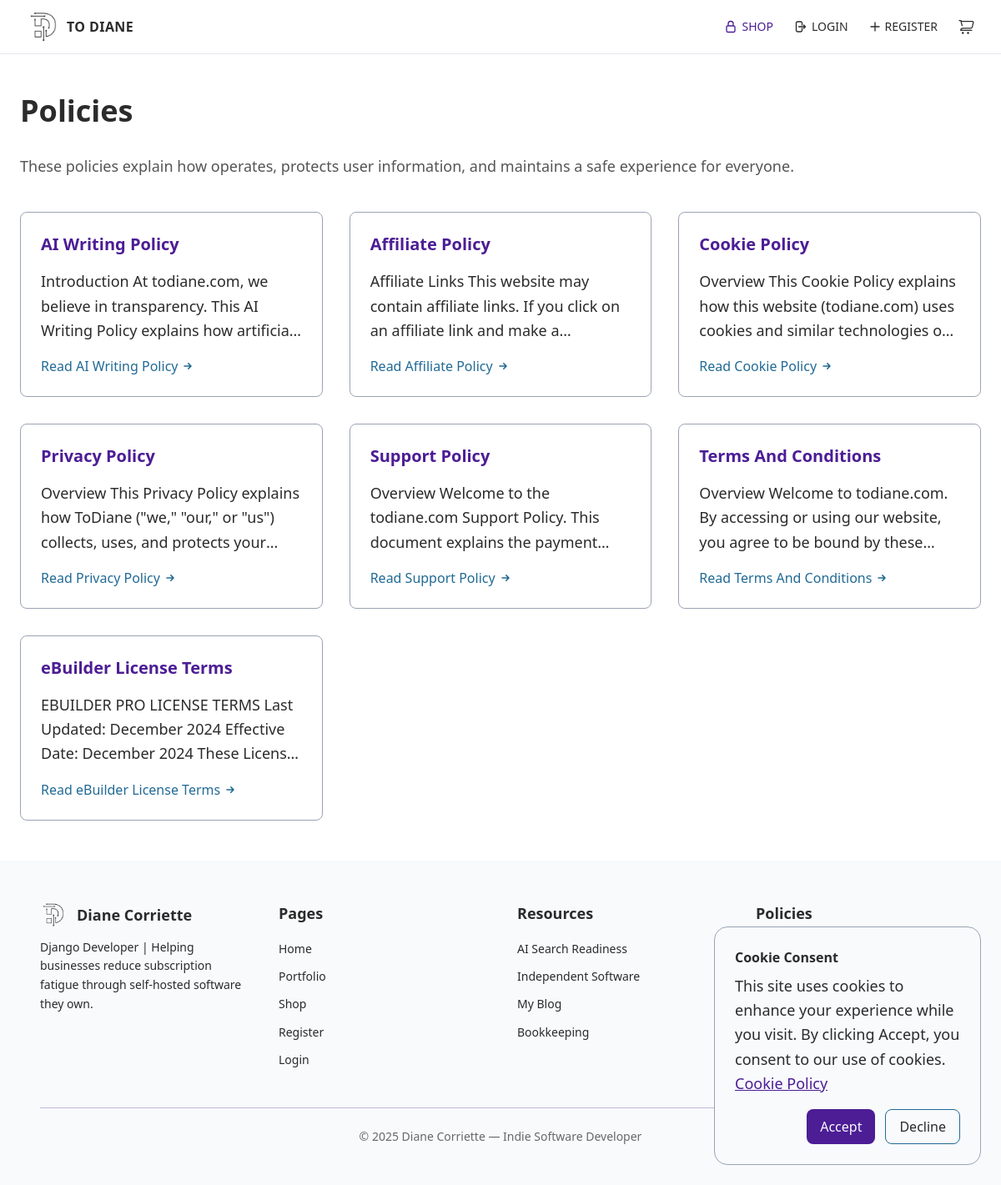
The app's page /infopages/policies/ with its own data.
### infopages/models.py (models this page shows, shortened)
class InfoPage(models.Model):
    PAGE_TYPE_CHOICES = [
        ("doc", "Documentation"),
        ("policy", "Policy"),
    ]
    title = models.CharField(max_length=150)
    slug = models.SlugField(
        unique=True, help_text="Used in the page URL, e.g. /policies/terms/"
    )
    page_type = models.CharField(max_length=10, choices=PAGE_TYPE_CHOICES)
    category = models.ForeignKey(
        Category,
        on_delete=models.SET_NULL,
        blank=True,
        null=True,
        related_name="pages",
        help_text="Optional category for grouping related documentation pages.",
    )
    content = HTMLField(
        help_text="Main page content. You can use headings, lists, and links."
    )
    last_updated = models.DateTimeField(auto_now=True)
    published = models.BooleanField(default=True)
    class Meta:
        ordering = ["page_type", "title"]
        verbose_name = "Info Page"
        verbose_name_plural = "Info Pages"
    def get_absolute_url(self):
        if self.page_type == "policy":
            return reverse("infopages:policy_detail", kwargs={"slug": self.slug})
        return reverse("infopages:doc_detail", kwargs={"slug": self.slug})

### infopages/views.py (the view)
# urls.py: path("policies/", views.PolicyListView.as_view(), name="policy_index"),
class PolicyListView(ListView):
    model = InfoPage
    template_name = "infopages/policy_index.html"
    context_object_name = "pages"
    def get_queryset(self):
        return InfoPage.objects.filter(page_type="policy", published=True)

### core/context_processors.py (called while the page is built)
def dashboard_announcement(request):
    announcement = DashboardAnnouncement.objects.order_by("-updated").first()
    return {"dashboard_announcement": announcement}

### shop/cart.py (called while the page is built)
    def __len__(self):
        return sum(item["quantity"] for item in self.cart.values())

### shop/context_processors.py (called while the page is built)
def cart(request):
    return {"cart": Cart(request)}

### infopages/templates/infopages/policy_index.html (shortened to what this page needs)
{% extends "base.html" %}
{% load static %}
{% block content %}
<section id="policies-section" class="w-full" aria-labelledby="policies-heading">
  <div class="max-w-7xl mx-auto px-6 py-12">
    <h1 id="policies-heading" class="text-4xl font-bold mb-8">
      Policies
    </h1>
    <p class="text-[color:var(--color-font-main)]/80 mb-10 max-w-5xl">
      These policies explain how {{ site.name }} operates, protects user information, and maintains a safe experience for everyone.
    </p>
    <div class="grid gap-8 sm:grid-cols-2 lg:grid-cols-3" role="list">
      {% for page in pages %}
      <article id="policy-{{ page.slug }}" role="listitem" class="border border-[color:var(--color-brand-accent)] rounded-lg p-6 hover:shadow-md transition-shadow">
        <header>
          <h2 id="title-{{ page.slug }}" class="text-xl font-semibold text-[color:var(--color-brand-primary)] mb-4">
            {{ page.title }}
          </h2>
        </header>
        <p class="text-[color:var(--color-font-main)] mb-4 line-clamp-3">
          {{ page.content|striptags|truncatewords:25 }}
        </p>
        <a href="{{ page.get_absolute_url }}"
           aria-labelledby="title-{{ page.slug }}"
           class="inline-flex items-center text-[color:var(--color-brand-secondary)] hover:text-[color:var(--color-brand-primary)] transition-colors">
          Read {{ page.title }}
          <svg class="w-4 h-4 ml-1" fill="currentColor" viewBox="0 0 20 20" aria-hidden="true">
            <path fill-rule="evenodd" d="M10.293 5.293a1 1 0 011.414 0l4 4a1 1 0 010 1.414l-4 4a1 1 0 01-1.414-1.414L12.586 11H5a1 1 0 110-2h7.586l-2.293-2.293a1 1 0 010-1.414z" clip-rule="evenodd"></path>
          </svg>
        </a>
      </article>
      {% empty %}
      <p>No policies have been added yet.</p>
      {% endfor %}
    </div>
  </div>
</section>
{% endblock %}

### records on screen
InfoPage: title "AI Writing Policy", content "Introduction At todiane.com, we believe in transparency. This AI Writing Policy explains how…"
InfoPage: title "Affiliate Policy", content "Affiliate Links This website may contain affiliate links. If you click on an affiliate link and make…"
InfoPage: title "Cookie Policy", content "Overview This Cookie Policy explains how this website (todiane.com) uses cookies and similar technologies…"
InfoPage: title "Privacy Policy", content "Overview This Privacy Policy explains how ToDiane (\"we,\" \"our,\" or \"us\") collects, uses, and protects…"
InfoPage: title "Support Policy", content "Overview Welcome to the todiane.com Support Policy. This document explains the…"
InfoPage: title "Terms And Conditions", content "Overview Welcome to todiane.com. By accessing or using our website, you agree to be bound by…"
InfoPage: title "eBuilder License Terms", content "EBUILDER PRO LICENSE TERMS Last Updated: December 2024 Effective Date: December 2024 These…"
